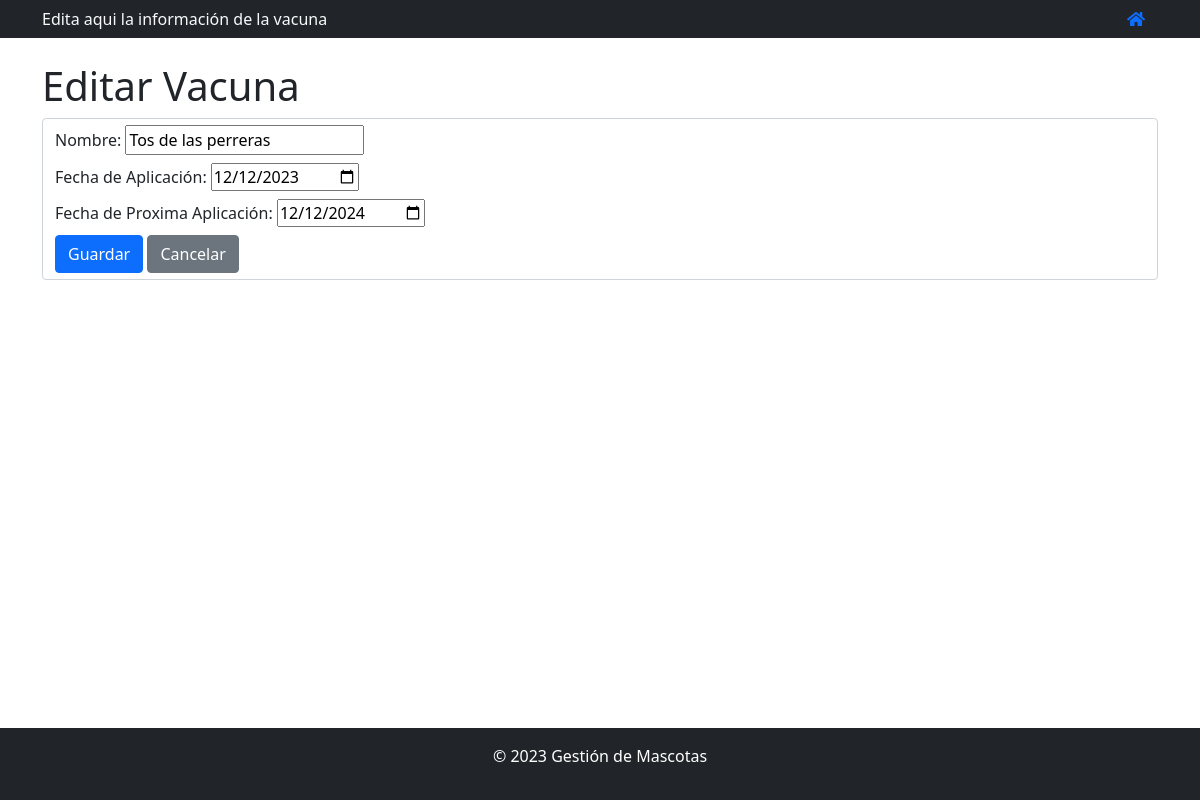
The page /pets/edit_vacune/12/ on the database its author committed.
### gestion_mascotas/models.py (models this page shows, shortened)
class Vacune(models.Model):
    nombre = models.CharField(max_length=50)
    dia_aplicacion = models.DateField()
    proxima_fecha = models.DateField()

### gestion_mascotas/views.py (the view)
# urls.py: path('edit_vacune/<int:vacune_id>/', views.updateVaccine, name='edit_vacune'),
def updateVaccine(request, vacune_id):
    try:
        vacune = Vacune.objects.get(id=vacune_id)
        pet = Pet.objects.get(vacunes__id=vacune_id)
        pet_id = pet.id
    except Pet.DoesNotExist:
        return HttpResponseNotFound("<h1> Pet not found </h1>")
    except Vacune.DoesNotExist:
        return HttpResponseNotFound("<h1> Vacune not found </h1>")
    if request.method == 'POST':
        form = VacuneForm(request.POST, instance=vacune)
        print(form)
        if form.is_valid():
            form.save()
            return redirect('vacune_list', pet_id=pet_id)
    else:
        form = VacuneForm(instance=vacune)
        return render(request, 'edit_vacune.html', {'form': form, 'vacune': vacune, 'pet_id': pet_id})

### gestion_mascotas/forms.py
class VacuneForm(forms.ModelForm):
    class Meta:
        model = Vacune
        fields = ['nombre', 'dia_aplicacion', 'proxima_fecha']
        widgets = {
            'dia_aplicacion': DateInput(attrs={'type': 'date'}),
            'proxima_fecha': DateInput(attrs={'type': 'date'})
        }

### gestion_mascotas/templates/edit_vacune.html (shortened to what this page needs)
{% extends "base.html" %}
{% block encabezado %}
Edita aqui la información de la vacuna {{vacuna.nombre}}
{% endblock  %}
{% block content %}
<div class="mt-4">
    <h1> Editar Vacuna </h1>
    <form method="post" class="form-control">
        <div class="form-group mb-2">
            <label for="id_nombre">Nombre:
                {{ form.nombre }}
            </label>
        </div>
        <div class="form-group mb-2">
            <label for="id_dia_aplicacion">Fecha de Aplicación:
                {{ form.dia_aplicacion }}
            </label>
        </div>
        <div class="form-group mb-2">
            <label for="id_proxima_fecha">Fecha de Proxima Aplicación:
                {{ form.proxima_fecha }}
            </label>
        </div>
        <button type="submit" class="btn btn-primary">Guardar</button>
        <a name="cancelar" href="{% url 'vacune_list' pet_id %}" class="btn btn-secondary">Cancelar</a>
    </form>
</div>
{% endblock content %}

### rows shown on the page
Vacune: nombre "Tos de las perreras", dia_aplicacion "12/12/2023", proxima_fecha "12/12/2024"
